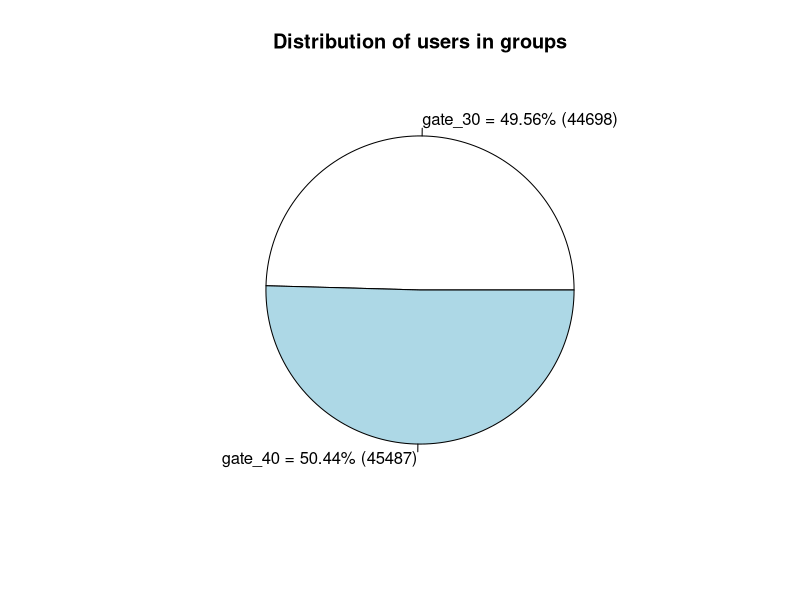
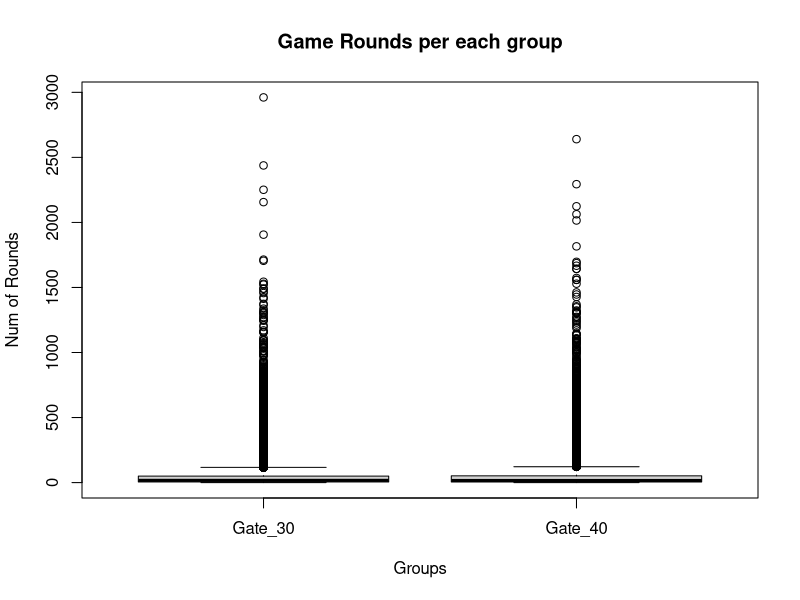
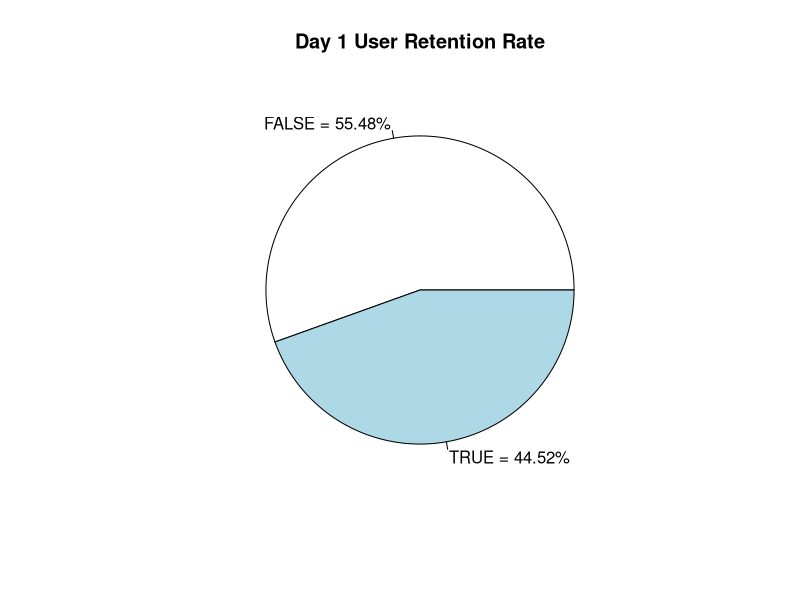
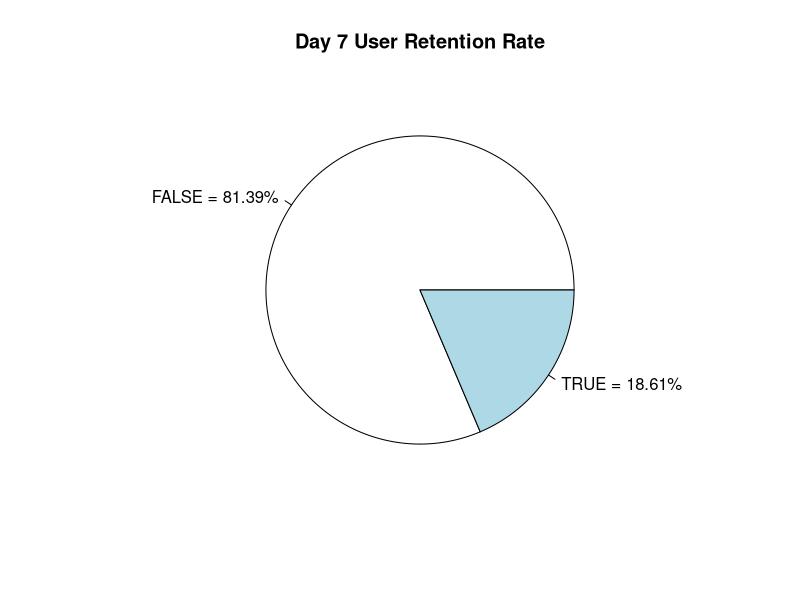
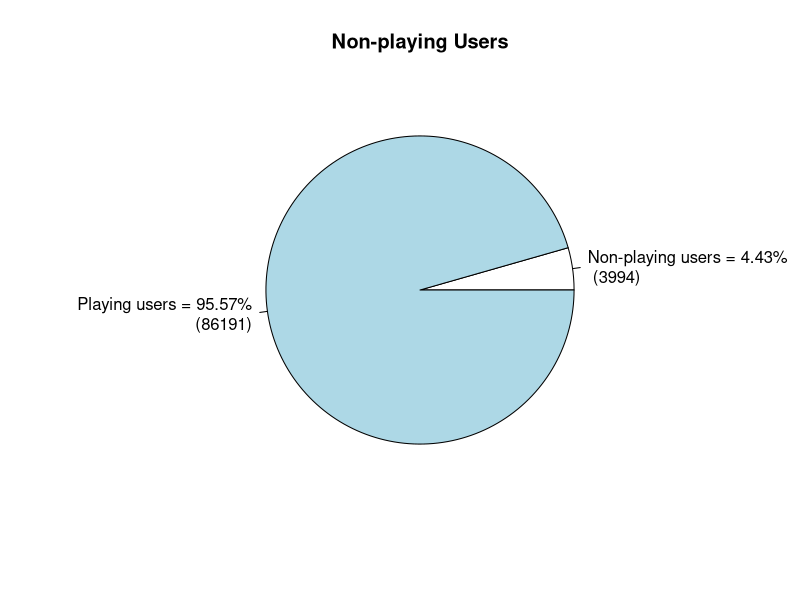
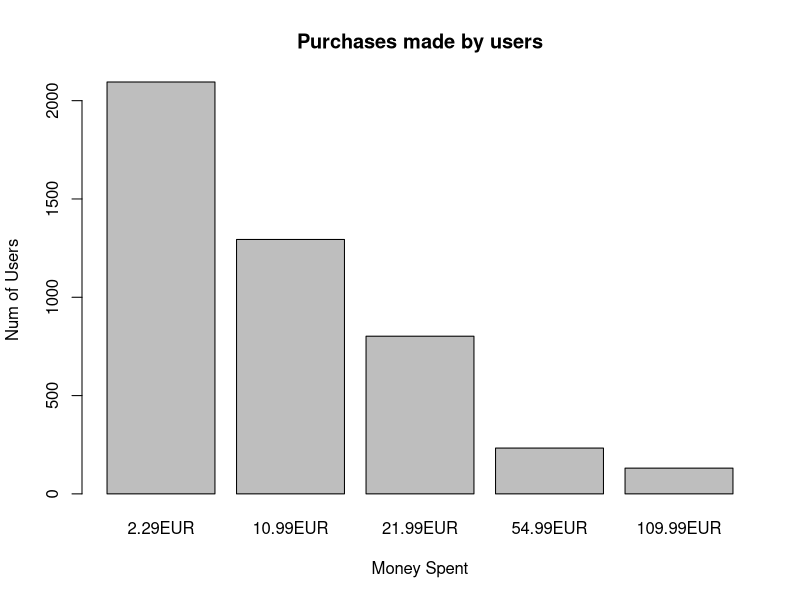

The R source for these figures, in order: (Note: this script raises an error after producing the figures.)
## ---- chunk 1
knitr::opts_chunk$set(echo = TRUE)
library(dplyr)
## ---- chunk 2
DS=read.csv("cookie_cats_ABtest.csv")
PR=read.csv("cookie_cats_purch.csv")
str(DS)
str(PR)
## ---- chunk 3
DS$retention_1[DS$retention_1=="false "]="FALSE"
DS$retention_1[DS$retention_1=="  true "]="TRUE"
DS=DS[-c(which(DS$sum_gamerounds>3000)), ]
DS=na.omit(DS)
table(DS$retention_1)
## ---- chunk 4
PR$purch=gsub("[-]", "", PR$purch)
PR$purch=gsub("[a-zA-Z]", "", PR$purch)
PR$purch=as.numeric(PR$purch)
PR=na.omit(PR)
table(PR$purch)
## ---- chunk 5
TotalUsers=nrow(DS)
cat("Total number of users that downloaded the game: ", TotalUsers)
## ---- chunk 6
DistributionUsers_labels=paste0(names(table(DS$version)), " = ", round(100*table(DS$version)/sum(table(DS$version)), 2), "% (", table(DS$version), ")")
pie(table(DS$version), labels=DistributionUsers_labels, main="Distribution of users in groups")
## ---- chunk 7
boxplot(DS$sum_gamerounds[DS$version=="gate_30"], DS$sum_gamerounds[DS$version=="gate_40"], xlab="Groups", ylab="Num of Rounds", names=c("Gate_30", "Gate_40"), main="Game Rounds per each group")
Gate30gamerounds_mean=mean(DS$sum_gamerounds[DS$version=="gate_30"])
Gate30gamerounds_sd=sd(DS$sum_gamerounds[DS$version=="gate_30"])
Gate40gamerounds_mean=mean(DS$sum_gamerounds[DS$version=="gate_40"])
Gate40gamerounds_sd=sd(DS$sum_gamerounds[DS$version=="gate_40"])
cat("Gate 30 Mean: ", Gate30gamerounds_mean, " and Standard Deviation: ", Gate30gamerounds_sd)
cat("\nGate 40 Mean: ", Gate40gamerounds_mean, " and Standard Deviation: ", Gate40gamerounds_sd)
## ---- chunk 8
RetentionDay1_labels=paste0(names(table(DS$retention_1)), " = ", round(100*table(DS$retention_1)/sum(table(DS$retention_1)), 2), "%")
pie(table(DS$retention_1), labels=RetentionDay1_labels, main="Day 1 User Retention Rate")
RetentionDay7_labels=paste0(names(table(DS$retention_7)), " = ", round(100*table(DS$retention_7)/sum(table(DS$retention_7)), 2), "%")
pie(table(DS$retention_7), labels=RetentionDay7_labels, main="Day 7 User Retention Rate")
## ---- chunk 9
NonPlayingUsers_pie=c(length(DS$sum_gamerounds[DS$sum_gamerounds==0]), length(DS$sum_gamerounds[DS$sum_gamerounds>0]))
NonPlayingUsers_labels=paste0(c("Non-playing users", "Playing users"), " = ", round(100*NonPlayingUsers_pie/sum(table(DS$sum_gamerounds)), 2), "%\n (", NonPlayingUsers_pie, ")")
pie(NonPlayingUsers_pie, labels=NonPlayingUsers_labels, main="Non-playing Users")
## ---- chunk 10
barplot_labels=paste0(names(table(PR$purch)), "EUR")
barplot(table(PR$purch), xlab="Money Spent", ylab="Num of Users", names.arg=barplot_labels, main="Purchases made by users")
Purchases_mean=mean(PR$purch)
Purchases_sd=sd(PR$purch)
cat("Purchases Mean: ", Purchases_mean, " and Standard Devation: ", Purchases_sd)
## ---- chunk 11
PayingUsers=length(PR$id)
ConversionRate=PayingUsers/TotalUsers
TotalRevenue=sum(PR$purch)
ARPU=TotalRevenue/TotalUsers
ARRPU=TotalRevenue/PayingUsers
kable(ConversionRate)
## ---- chunk 12
##USAR LIBRERIA MERGE

